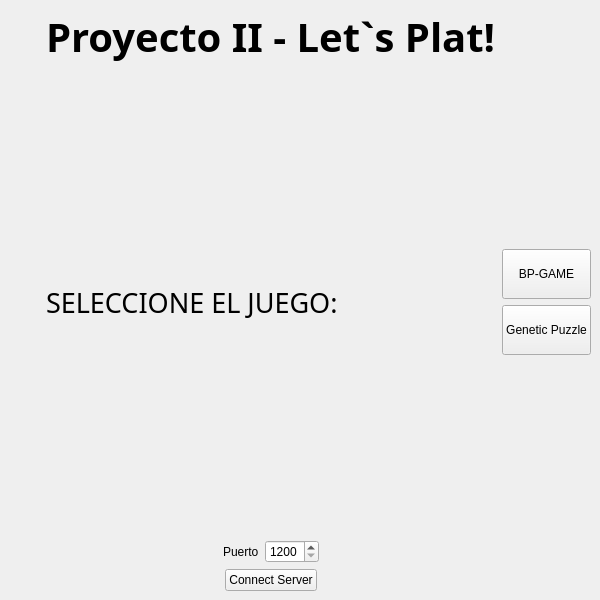
<?xml version="1.0" encoding="UTF-8"?>
<ui version="4.0">
 <class>MainWindow</class>
 <widget class="QMainWindow" name="MainWindow">
  <property name="geometry">
   <rect>
    <x>0</x>
    <y>0</y>
    <width>600</width>
    <height>600</height>
   </rect>
  </property>
  <property name="minimumSize">
   <size>
    <width>600</width>
    <height>600</height>
   </size>
  </property>
  <property name="windowTitle">
   <string>MainWindow</string>
  </property>
  <widget class="QWidget" name="centralwidget">
   <layout class="QGridLayout" name="gridLayout">
    <item row="0" column="0">
     <spacer name="horizontalSpacer">
      <property name="orientation">
       <enum>Qt::Horizontal</enum>
      </property>
      <property name="sizeHint" stdset="0">
       <size>
        <width>40</width>
        <height>20</height>
       </size>
      </property>
     </spacer>
    </item>
    <item row="0" column="1">
     <widget class="QLabel" name="label">
      <property name="font">
       <font>
        <family>Ubuntu Condensed</family>
        <pointsize>30</pointsize>
        <weight>75</weight>
        <bold>true</bold>
       </font>
      </property>
      <property name="text">
       <string>Proyecto II - Let`s Plat!</string>
      </property>
     </widget>
    </item>
    <item row="0" column="2">
     <spacer name="horizontalSpacer_2">
      <property name="orientation">
       <enum>Qt::Horizontal</enum>
      </property>
      <property name="sizeHint" stdset="0">
       <size>
        <width>40</width>
        <height>20</height>
       </size>
      </property>
     </spacer>
    </item>
    <item row="1" column="1">
     <spacer name="verticalSpacer">
      <property name="orientation">
       <enum>Qt::Vertical</enum>
      </property>
      <property name="sizeHint" stdset="0">
       <size>
        <width>20</width>
        <height>40</height>
       </size>
      </property>
     </spacer>
    </item>
    <item row="2" column="1">
     <widget class="QLabel" name="label_2">
      <property name="font">
       <font>
        <family>Ubuntu Mono</family>
        <pointsize>20</pointsize>
       </font>
      </property>
      <property name="text">
       <string>SELECCIONE EL JUEGO:</string>
      </property>
     </widget>
    </item>
    <item row="2" column="2">
     <layout class="QVBoxLayout" name="verticalLayout">
      <item>
       <widget class="QPushButton" name="BTN_BPGAME">
        <property name="text">
         <string>
BP-GAME
</string>
        </property>
       </widget>
      </item>
      <item>
       <widget class="QPushButton" name="BTN_GENETIC">
        <property name="text">
         <string>
Genetic Puzzle
</string>
        </property>
       </widget>
      </item>
     </layout>
    </item>
    <item row="3" column="1">
     <spacer name="verticalSpacer_2">
      <property name="orientation">
       <enum>Qt::Vertical</enum>
      </property>
      <property name="sizeHint" stdset="0">
       <size>
        <width>20</width>
        <height>40</height>
       </size>
      </property>
     </spacer>
    </item>
    <item row="4" column="1">
     <layout class="QHBoxLayout" name="horizontalLayout">
      <item>
       <spacer name="horizontalSpacer_5">
        <property name="orientation">
         <enum>Qt::Horizontal</enum>
        </property>
        <property name="sizeHint" stdset="0">
         <size>
          <width>40</width>
          <height>20</height>
         </size>
        </property>
       </spacer>
      </item>
      <item>
       <widget class="QLabel" name="label_3">
        <property name="text">
         <string>Puerto</string>
        </property>
       </widget>
      </item>
      <item>
       <widget class="QSpinBox" name="port">
        <property name="maximumSize">
         <size>
          <width>16777206</width>
          <height>16777215</height>
         </size>
        </property>
        <property name="minimum">
         <number>1200</number>
        </property>
        <property name="maximum">
         <number>9999</number>
        </property>
        <property name="singleStep">
         <number>10</number>
        </property>
       </widget>
      </item>
      <item>
       <spacer name="horizontalSpacer_6">
        <property name="orientation">
         <enum>Qt::Horizontal</enum>
        </property>
        <property name="sizeHint" stdset="0">
         <size>
          <width>40</width>
          <height>20</height>
         </size>
        </property>
       </spacer>
      </item>
     </layout>
    </item>
    <item row="5" column="1">
     <layout class="QHBoxLayout" name="horizontalLayout_2">
      <item>
       <spacer name="horizontalSpacer_3">
        <property name="orientation">
         <enum>Qt::Horizontal</enum>
        </property>
        <property name="sizeHint" stdset="0">
         <size>
          <width>40</width>
          <height>20</height>
         </size>
        </property>
       </spacer>
      </item>
      <item>
       <widget class="QPushButton" name="Connect">
        <property name="text">
         <string>Connect Server</string>
        </property>
       </widget>
      </item>
      <item>
       <spacer name="horizontalSpacer_4">
        <property name="orientation">
         <enum>Qt::Horizontal</enum>
        </property>
        <property name="sizeHint" stdset="0">
         <size>
          <width>40</width>
          <height>20</height>
         </size>
        </property>
       </spacer>
      </item>
     </layout>
    </item>
   </layout>
  </widget>
 </widget>
 <resources/>
 <connections/>
</ui>
